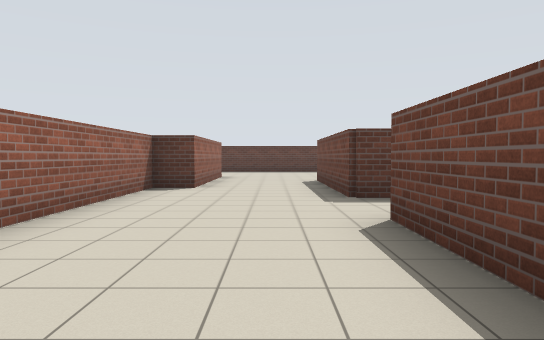
[1] (above)

19 first-person views from a walk through a world built for the Player/Stage simulator. The camera is 1.2 m above the floor, tilts 2° down and sees 70° across. Floor lines are 1 m apart. The floor is counted in squares, 2 m on a side. Each view is taken from the middle of a square. On the plan, view 1 faces up. The plan holds only what a view shows up to about 10 squares ahead; the rest is blank. The robots in the file are not drawn.

[2]
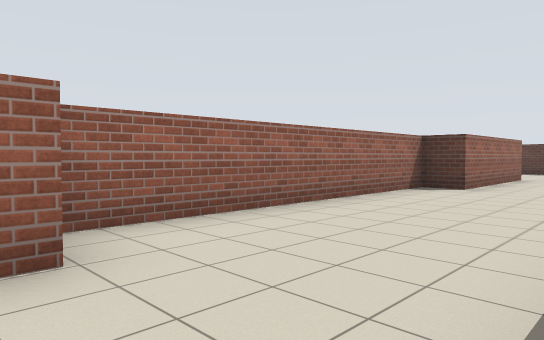

[3]
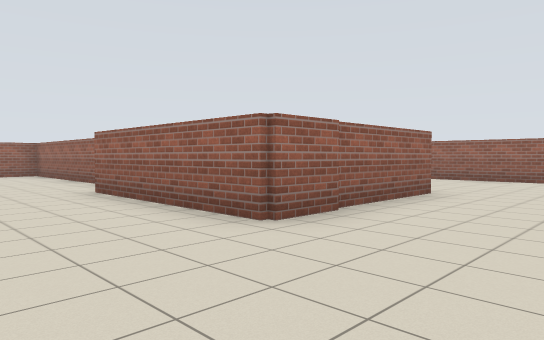

[4]
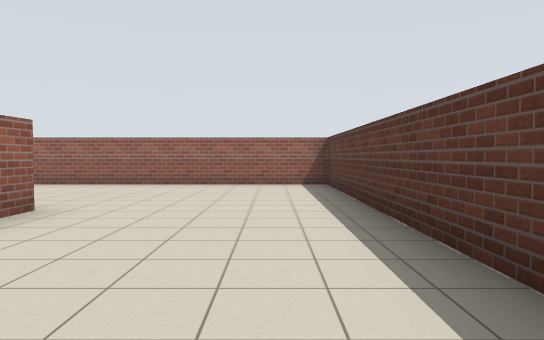

[5]
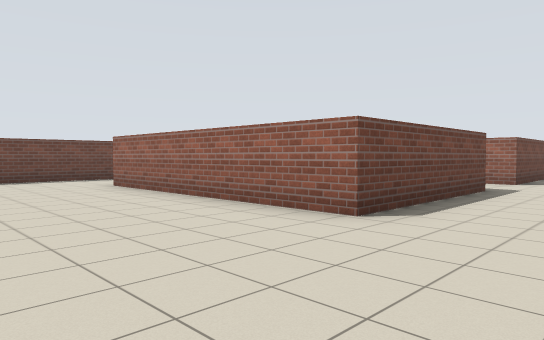

[6]
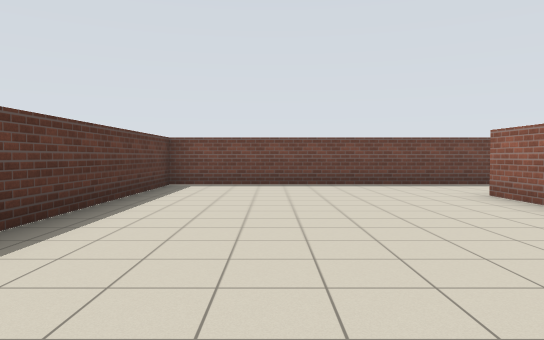

[7]
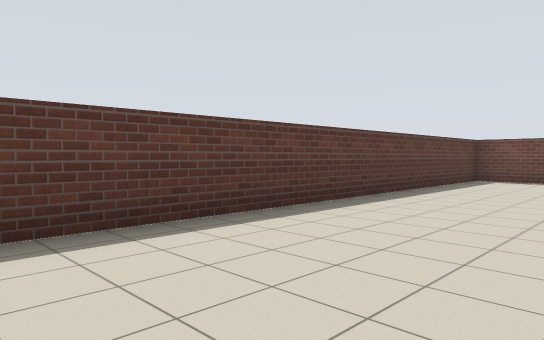

[8]
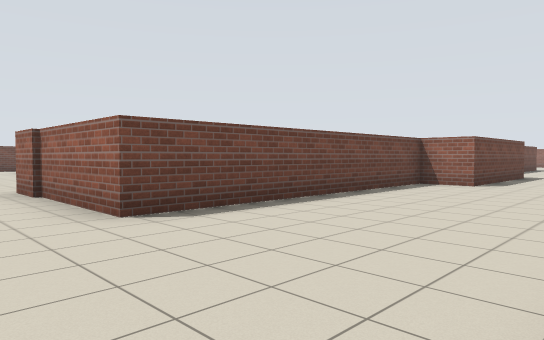

[9]
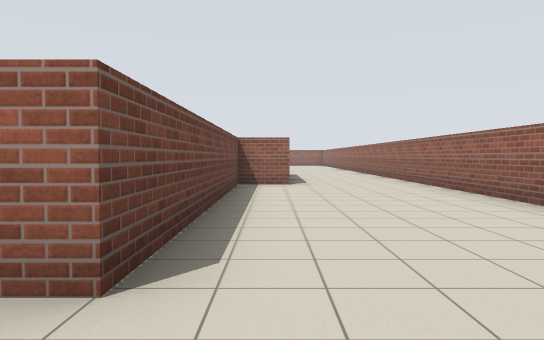

[10]
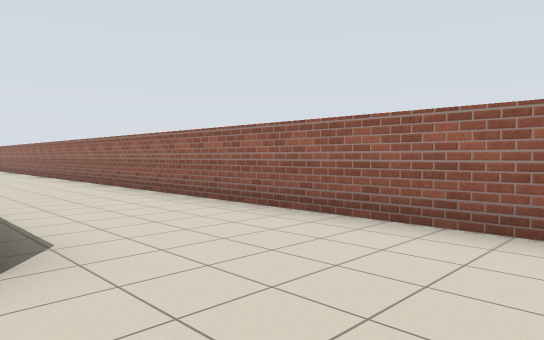

[11]
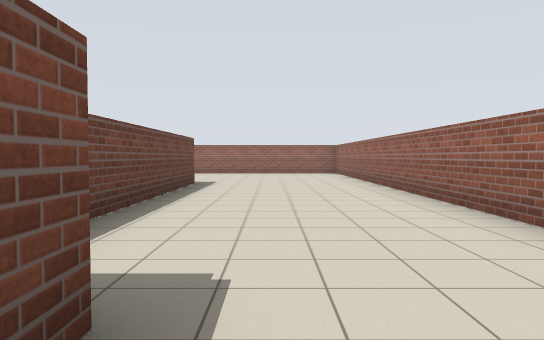

[12]
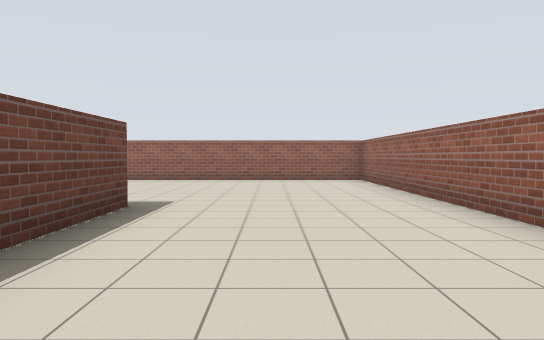

[13]
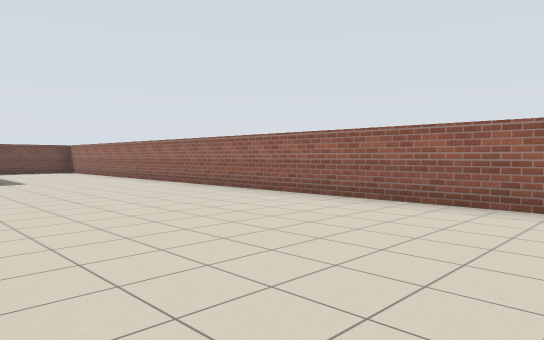

[14]
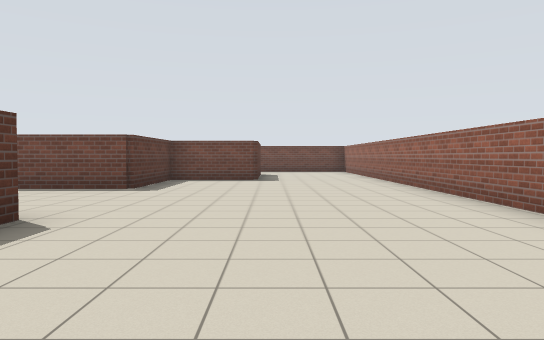

[15]
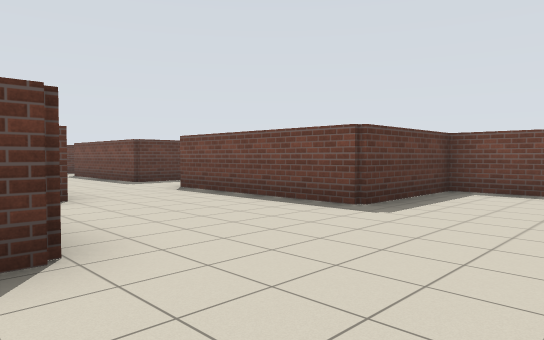

[16]
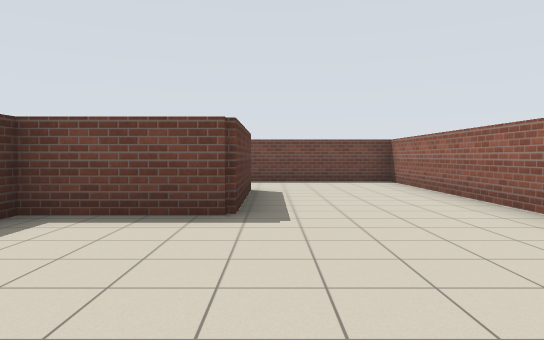

[17]
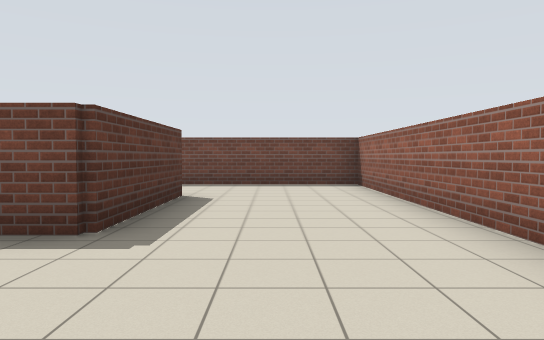

[18]
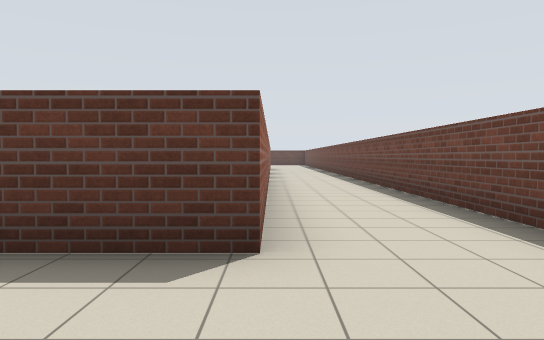

[19]
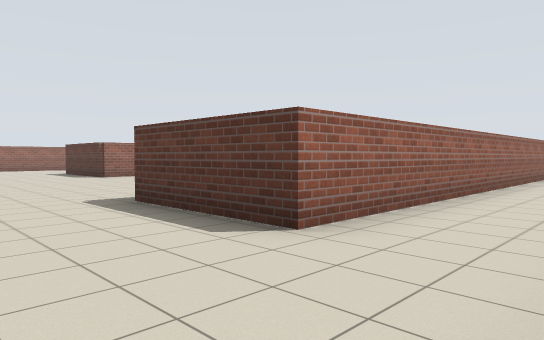

### Floor plan
Points are (right, up) in squares from view 1. A wall is a line through its corners. A room is listed if a view was taken in it or the views show most of it. See-through windows are left out.
Room 1 (views 1, 2, 3, 4, 5, 6, 7, 8, 9, 10, 11, 12, 13, 14, 15, 16, 17, 18, 19)
walls: (2.4, -0.4) (1.1, -0.4) (1.1, 3.7) (1.8, 3.7); (1.8, 5.6) (1.1, 5.6) (1.1, 9.7) (7, 9.7); (-6.4, 0.6) (-6.4, 4.7) (-5.3, 4.7) (-5.3, 11.4) (-1.5, 11.4) (-1.5, 7.4) (-2.3, 7.4) (-2.3, 0.9); (6.9, 0.8) (6.9, -8.6) (3.9, -8.6) (3.9, -6.4) (1.1, -6.4) (1.1, -2.2); (-5.3, -6.6) (-5.3, -1.6); (9.2, 8.4) (9.2, 15.2) (-0.5, 15.2); (-2.6, 15.2) (-9.3, 15.2) (-9.3, -11.8) (9.2, -11.8) (9.2, -1)

Positions as (right, up) in squares from view 1, and headings:
1: (0, 0), facing up
2: (1, 0), facing up-left
3: (1, 14), facing down-left
4: (-1, 14), facing left
5: (-1, 13), facing down-right
6: (1, 13), facing right
7: (-1, 12), facing up-right
8: (-9, 13), facing down-right
9: (-6, 13), facing down
10: (-6, 7), facing down-left
11: (-7, 2), facing down
12: (-7, -2), facing down
13: (-6, -7), facing down-right
14: (-6, -9), facing right
15: (-3, -9), facing up-right
16: (0, -9), facing right
17: (1, -10), facing right
18: (7, -11), facing up
19: (9, -11), facing up-left
